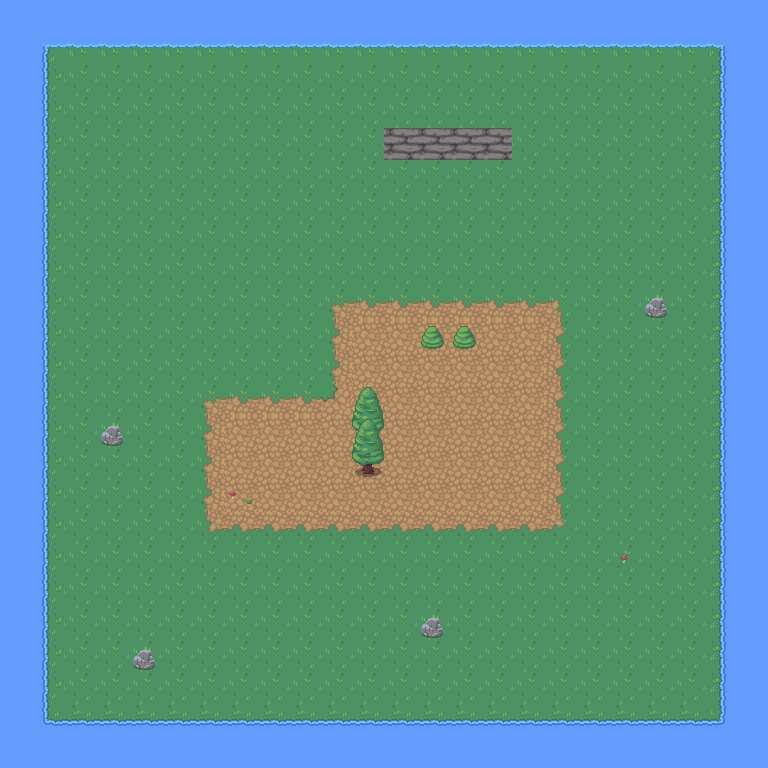

A 2D game scene composited from a Tiled map and its tileset images. What follows is a short description and the map's XML, with every tile layer's data as written:
An orthogonal 24x24 tile map with 32x32 px tiles, 3 tile layers (Background, Dirt, Obsticales).

<map version="1.10" tiledversion="1.11.2" orientation="orthogonal" renderorder="right-down" width="24" height="24" tilewidth="32" tileheight="32" infinite="0" nextlayerid="5" nextobjectid="1">
 <tileset firstgid="1" source="Nature rgp tileset.tsx" />
 <layer id="1" name="Background" width="24" height="24">
  <data encoding="csv">
41,41,41,41,41,41,41,41,41,41,41,41,41,41,41,41,41,41,41,41,41,41,41,41,
41,41,41,41,41,41,41,41,41,41,41,41,41,41,41,41,41,41,41,41,41,41,41,41,
41,41,41,41,41,41,41,41,41,41,41,41,41,41,41,41,41,41,41,41,41,41,41,41,
41,41,41,41,41,41,41,41,41,41,41,41,41,41,41,41,41,41,41,41,41,41,41,41,
41,41,41,41,41,41,41,41,41,41,41,41,41,41,41,41,41,41,41,41,41,41,41,41,
41,41,41,41,41,41,41,41,41,41,41,41,41,41,41,41,41,41,41,41,41,41,41,41,
41,41,41,41,41,41,41,41,41,41,41,41,41,41,41,41,41,41,41,41,41,41,41,41,
41,41,41,41,41,41,41,41,41,41,41,41,41,41,41,41,41,41,41,41,41,41,41,41,
41,41,41,41,41,41,41,41,41,41,41,41,41,41,41,41,41,41,41,41,41,41,41,41,
41,41,41,41,41,41,41,41,41,41,41,41,41,41,41,41,41,41,41,41,41,41,41,41,
41,41,41,41,41,41,41,41,41,41,41,41,41,41,41,41,41,41,41,41,41,41,41,41,
41,41,41,41,41,41,41,41,41,41,41,41,41,41,41,41,41,41,41,41,41,41,41,41,
41,41,41,41,41,41,41,41,41,41,41,41,41,41,41,41,41,41,41,41,41,41,41,41,
41,41,41,41,41,41,41,41,41,41,41,41,41,41,41,41,41,41,41,41,41,41,41,41,
41,41,41,41,41,41,41,41,41,41,41,41,41,41,41,41,41,41,41,41,41,41,41,41,
41,41,41,41,41,41,41,41,41,41,41,41,41,41,41,41,41,41,41,41,41,41,41,41,
41,41,41,41,41,41,41,41,41,41,41,41,41,41,41,41,41,41,41,41,41,41,41,41,
41,41,41,41,41,41,41,41,41,41,41,41,41,41,41,41,41,41,41,41,41,41,41,41,
41,41,41,41,41,41,41,41,41,41,41,41,41,41,41,41,41,41,41,41,41,41,41,41,
41,41,41,41,41,41,41,41,41,41,41,41,41,41,41,41,41,41,41,41,41,41,41,41,
41,41,41,41,41,41,41,41,41,41,41,41,41,41,41,41,41,41,41,41,41,41,41,41,
41,41,41,41,41,41,41,41,41,41,41,41,41,41,41,41,41,41,41,41,41,41,41,41,
41,41,41,41,41,41,41,41,41,41,41,41,41,41,41,41,41,41,41,41,41,41,41,41,
41,41,41,41,41,41,41,41,41,41,41,41,41,41,41,41,41,41,41,41,41,41,41,41
</data>
 </layer>
 <layer id="2" name="Dirt" width="24" height="24">
  <data encoding="csv">
42,42,42,42,42,42,42,42,42,42,42,42,42,42,42,42,42,42,42,42,42,42,42,42,
42,66,67,67,67,67,67,67,67,67,67,67,67,67,67,67,67,67,67,67,67,67,68,42,
42,86,0,0,0,0,0,0,0,0,0,0,0,0,0,0,0,0,0,0,0,0,88,42,
42,86,0,0,0,0,0,0,0,0,0,0,0,0,0,0,0,0,0,0,0,0,88,42,
42,86,0,0,0,0,0,0,0,0,0,0,0,0,0,0,0,0,0,0,0,0,88,42,
42,86,0,0,0,0,0,0,0,0,0,0,0,0,0,0,0,0,0,0,0,0,88,42,
42,86,0,0,0,0,0,0,0,0,0,0,0,0,0,0,0,0,0,0,0,0,88,42,
42,86,0,0,0,0,0,0,0,0,0,0,0,0,0,0,0,0,0,0,0,0,88,42,
42,86,0,0,0,0,0,0,0,0,0,0,0,0,0,0,0,0,0,0,0,0,88,42,
42,86,0,0,0,0,0,0,0,0,126,127,127,127,127,127,127,128,0,0,0,0,88,42,
42,86,0,0,0,0,0,0,0,0,146,147,147,43,43,147,147,148,0,0,0,0,88,42,
42,86,0,0,0,0,0,0,0,0,146,147,147,147,147,147,147,148,0,0,0,0,88,42,
42,86,0,0,0,0,126,127,127,127,103,147,147,147,147,147,147,148,0,0,0,0,88,42,
42,86,0,0,0,0,146,147,147,147,147,43,147,147,147,147,147,148,0,0,0,0,88,42,
42,86,0,0,0,0,146,147,147,147,147,43,147,147,147,147,147,148,0,0,0,0,88,42,
42,86,0,0,0,0,146,147,147,147,147,147,147,147,147,147,147,148,0,0,0,0,88,42,
42,86,0,0,0,0,166,167,167,167,167,167,167,167,167,167,167,168,0,0,0,0,88,42,
42,86,0,0,0,0,0,0,0,0,0,0,0,0,0,0,0,0,0,0,0,0,88,42,
42,86,0,0,0,0,0,0,0,0,0,0,0,0,0,0,0,0,0,0,0,0,88,42,
42,86,0,0,0,0,0,0,0,0,0,0,0,0,0,0,0,0,0,0,0,0,88,42,
42,86,0,0,0,0,0,0,0,0,0,0,0,0,0,0,0,0,0,0,0,0,88,42,
42,86,0,0,0,0,0,0,0,0,0,0,0,0,0,0,0,0,0,0,0,0,88,42,
42,106,107,107,107,107,107,107,107,107,107,107,107,107,107,107,107,107,107,107,107,107,108,42,
42,42,42,42,42,42,42,42,42,42,42,42,42,42,42,42,42,42,42,42,42,42,42,42
</data>
 </layer>
 <layer id="3" name="Obsticales" width="24" height="24">
  <data encoding="csv">
0,0,0,0,0,0,0,0,0,0,0,0,0,0,0,0,0,0,0,0,0,0,0,0,
0,0,0,0,0,0,0,0,0,0,0,0,0,0,0,0,0,0,0,0,0,0,0,0,
0,0,0,0,0,0,0,0,0,0,0,0,0,0,0,0,0,0,0,0,0,0,0,0,
0,0,0,0,0,0,0,0,0,0,0,0,0,0,0,0,0,0,0,0,0,0,0,0,
0,0,0,0,0,0,0,0,0,0,0,0,44,44,44,44,0,0,0,0,0,0,0,0,
0,0,0,0,0,0,0,0,0,0,0,0,0,0,0,0,0,0,0,0,0,0,0,0,
0,0,0,0,0,0,0,0,0,0,0,0,0,0,0,0,0,0,0,0,0,0,0,0,
0,0,0,0,0,0,0,41,41,0,0,0,0,0,0,0,0,0,0,0,0,0,0,0,
0,0,0,0,0,0,0,0,0,0,0,0,0,0,0,0,0,0,0,0,0,0,0,0,
0,0,0,0,0,0,0,0,0,0,0,0,0,0,0,0,0,0,0,0,23,0,0,0,
0,0,0,0,0,0,0,0,0,0,0,0,0,22,22,0,0,0,0,0,0,0,0,0,
0,0,0,0,0,0,0,0,0,0,0,0,0,0,0,0,0,0,0,0,0,0,0,0,
0,0,0,0,0,0,0,0,0,0,0,1,0,0,0,0,0,0,0,0,0,0,0,0,
0,0,0,23,0,0,0,0,0,0,0,2,0,0,0,0,0,0,0,0,0,0,0,0,
0,0,0,0,0,0,0,0,0,0,0,21,0,0,0,0,0,0,0,0,0,0,0,0,
0,0,0,0,0,0,0,24,0,0,0,0,0,0,0,0,0,0,0,0,0,0,0,0,
0,0,0,0,0,0,0,0,0,0,0,0,0,0,0,0,0,0,0,0,0,0,0,0,
0,0,0,0,0,0,0,0,0,0,0,0,0,0,0,0,0,0,0,4,0,0,0,0,
0,0,0,0,0,0,0,0,0,0,0,0,0,0,0,0,0,0,0,0,0,0,0,0,
0,0,0,0,0,0,0,0,0,0,0,0,0,23,0,0,0,0,0,0,0,0,0,0,
0,0,0,0,23,0,0,0,0,0,0,0,0,0,0,0,0,0,0,0,0,0,0,0,
0,0,0,0,0,0,0,0,0,0,0,0,0,0,0,0,0,0,0,0,0,0,0,0,
0,0,0,0,0,0,0,0,0,0,0,0,0,0,0,0,0,0,0,0,0,0,0,0,
0,0,0,0,0,0,0,0,0,0,0,0,0,0,0,0,0,0,0,0,0,0,0,0
</data>
 </layer>
</map>
